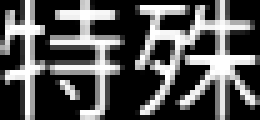
#> input picture src/aah/resources/imgreco/end_operation/group/特殊.png, 52 x 24 px (shown 5 times larger)
$ python -i end_operation.py   (imports and definitions only)
#> lines starting #> are read from the running program, lines starting #| are printed output that depends on the picture
### src/aah/util/richlog.py
import os
from base64 import b64encode
from functools import lru_cache
from io import BytesIO


class RichLogger:
    # [19 lines left out: functions __init__, ensure_file, logimage, not called in this run]

    def logtext(self, text):
        self.ensure_file()
        self.loghtml('<pre>%s</pre>\n' % text)

    # [4 lines left out: function loghtml, not called in this run]


@lru_cache(maxsize=None)
def get_logger(module):
#> further down, picture is the input picture: PIL image 52x24 RGBA; mean R, G, B, A 84.2, 84.2, 84.2, 255
    import src.aah.config as config
    if config.get_instance_id() == 0:
        filename = '%s.html' % module
    else:
        filename = '%s.%d.html' % (module, config.get_instance_id())
    logger = RichLogger(os.path.join(config.logs, filename), True)
    return logger

### src/aah/imgreco/end_operation.py
import sys
import math

import cv2
import numpy as np
from PIL import Image

from src.aah.util.richlog import get_logger
from . import imgops
from . import item
from . import minireco
from . import resources
from . import util

# [1 line that did not run here, left out]


class RecognizeSession:
    # [22 lines left out: functions __init__, tell_stars, not called in this run]


# [1 line that did not run here, left out]
# [1 line that did not run here, left out]


# [85 lines left out: functions tell_group, tell_group_name_alt, find_jumping, not called in this run]


def roundint(x):
    return int(round(x))


# scale = 0


# [24 lines left out: functions check_level_up_popup, check_end_operation, check_end_operation_alt, not called in this run]


def check_end_operation2(img, threshold=0.8):
#> called with threshold = 0.8
    cv_screen = np.asarray(img.convert('L'))
    h, w = cv_screen.shape[:2]
#> h = 24; w = 52
    scale = h / 1080
#> scale = 0.0222
    if scale != 1:
        cv_screen = cv2.resize(cv_screen, (int(w/scale), 1080))
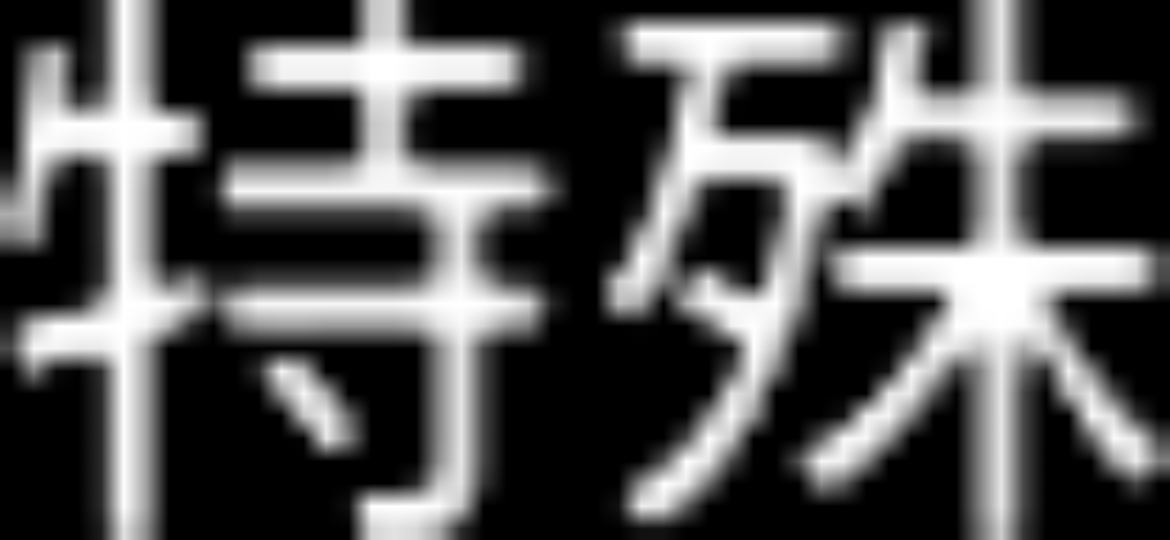
#> cv_screen: shape (1080, 2340) (shown at 1/2 size); min 0, max 255, mean 84.1
#> (the run stopped early here; a loop or call above may not have finished)
